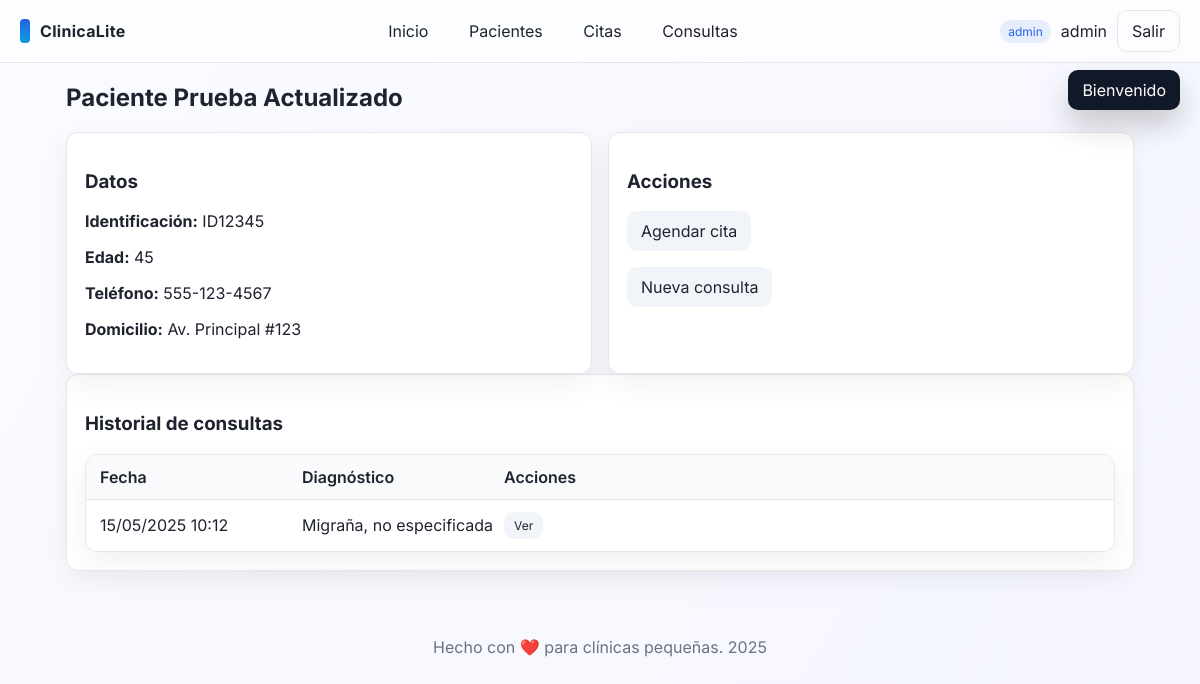
/consultorio_clinico_app/public/pacientes/ver.php?id=1 (signed in), run on the app's committed database.
### tables this page shows
CREATE TABLE `paciente` (
  `paciente_id` int(11) NOT NULL,
  `nombre` varchar(100) DEFAULT NULL,
  `fecha_nacimiento` date DEFAULT NULL,
  `telefono` varchar(20) DEFAULT NULL,
  `domicilio` text DEFAULT NULL,
  `ocupacion` varchar(100) DEFAULT NULL,
  `escolaridad` varchar(100) DEFAULT NULL,
  `nombre_responsable` varchar(100) DEFAULT NULL,
  `telefono_responsable` varchar(20) DEFAULT NULL,
  `anonim` tinyint(1) NOT NULL DEFAULT 0,
  `creado_en` datetime NOT NULL DEFAULT current_timestamp(),
  `creado_por` int(11) DEFAULT NULL,
  `modificado_en` datetime DEFAULT NULL ON UPDATE current_timestamp(),
  `modificado_por` int(11) DEFAULT NULL,
  `identificacion` varchar(30) DEFAULT NULL,
  `edad` int(11) GENERATED ALWAYS AS (timestampdiff(YEAR,`fecha_nacimiento`,curdate())) VIRTUAL
);

CREATE TABLE `diagnostico` (
  `diagnostico_id` int(11) NOT NULL,
  `consulta_id` int(11) NOT NULL,
  `codigo_icd10` varchar(10) DEFAULT NULL,
  `descripcion` text NOT NULL,
  `creado_en` datetime NOT NULL DEFAULT current_timestamp(),
  `creado_por` int(11) DEFAULT NULL
);

CREATE TABLE `consulta` (
  `consulta_id` int(11) NOT NULL,
  `paciente_id` int(11) NOT NULL,
  `fecha_consulta` datetime NOT NULL,
  `motivo` text DEFAULT NULL,
  `historia_actual` text DEFAULT NULL,
  `creado_en` datetime NOT NULL DEFAULT current_timestamp(),
  `creado_por` int(11) DEFAULT NULL,
  `modificado_en` datetime DEFAULT NULL ON UPDATE current_timestamp(),
  `modificado_por` int(11) DEFAULT NULL
);

### consultorio_clinico_app/includes/utils.php (called while the page is built, shortened)
<?php
function e($str) { return htmlspecialchars((string)$str, ENT_QUOTES, 'UTF-8'); }
?>

### consultorio_clinico_app/public/pacientes/ver.php (the view, shortened to what this page needs)
<?php
$pdo = get_pdo();
$id = (int)input('id');
$stmt = $pdo->prepare('SELECT * FROM paciente WHERE paciente_id = ?');
$stmt->execute([$id]);
$p = $stmt->fetch();
$histStmt = $pdo->prepare('SELECT c.consulta_id, c.fecha_consulta, d.descripcion as dx FROM consulta c LEFT JOIN diagnostico d ON d.consulta_id = c.consulta_id WHERE c.paciente_id = ? ORDER BY c.fecha_consulta DESC');
$histStmt->execute([$id]);
$hist = $histStmt->fetchAll();
include __DIR__ . '/../partials/header.php';
include __DIR__ . '/../partials/nav.php';
?>
<section>
  <h2><?= e($p['nombre']) ?></h2>
  <div class="grid two">
    <div class="card">
      <h3>Datos</h3>
      <p><strong>Identificación:</strong> <?= e($p['identificacion'] ?? '-') ?></p>
      <p><strong>Edad:</strong> <?= e($p['edad'] ?? '-') ?></p>
      <p><strong>Teléfono:</strong> <?= e($p['telefono'] ?? '-') ?></p>
      <p><strong>Domicilio:</strong> <?= e($p['domicilio'] ?? '-') ?></p>
    </div>
    <div class="card">
      <h3>Acciones</h3>
      <p><a class="btn" href="../citas/nueva.php?paciente_id=<?= e($p['paciente_id']) ?>">Agendar cita</a></p>
      <p><a class="btn" href="../consultas/nueva.php?paciente_id=<?= e($p['paciente_id']) ?>">Nueva consulta</a></p>
    </div>
  </div>
  <div class="card">
    <h3>Historial de consultas</h3>
    <?php if (!$hist): ?>
      <p class="muted">Sin consultas registradas.</p>
    <?php else: ?>
      <div class="table">
        <div class="row head">
          <div>Fecha</div>
          <div>Diagnóstico</div>
          <div>Acciones</div>
        </div>
        <?php foreach ($hist as $c): ?>
          <div class="row">
            <div><?= e(date('d/m/Y H:i', strtotime($c['fecha_consulta']))) ?></div>
            <div><?= e($c['dx'] ?? '-') ?></div>
            <div><a class="btn btn-sm" href="../consultas/ver.php?id=<?= e($c['consulta_id']) ?>">Ver</a></div>
          </div>
        <?php endforeach; ?>
      </div>
    <?php endif; ?>
  </div>
</section>
<?php include __DIR__ . '/../partials/footer.php'; ?>

### consultorio_clinico_app/public/assets/css/styles.css (style rules this page uses)
:root { --bg: #f7f7fb; --card: #ffffff; --text: #1f2330; --muted: #6b7280; --primary: #2563eb; --primary-600: #1d4ed8; --secondary: #0ea5e9; --danger: #ef4444; --success: #16a34a; --border: #e5e7eb; --radius: 12px; --shadow: 0 10px 30px rgba(0,0,0,0.06); }
* { box-sizing: border-box; }
html, body { height: 100%; }
body { margin: 0; font-family: Inter, system-ui, -apple-system, Segoe UI, Roboto, 'Helvetica Neue', Arial, 'Noto Sans', 'Liberation Sans', sans-serif; color: var(--text); background: linear-gradient(120deg, #f9fbff, #f6f7ff); }
.btn { appearance: none; border: none; border-radius: 10px; padding: 10px 14px; background: #f1f5f9; color: var(--text); cursor: pointer; transition: transform .1s ease, background .2s; text-decoration: none; display: inline-block; }
.btn-sm { padding: 6px 10px; font-size: 12px; }
.grid { display: grid; gap: 16px; grid-template-columns: repeat(3, 1fr); }
.grid.two { grid-template-columns: repeat(2, 1fr); }
.card { background: var(--card); border: 1px solid var(--border); border-radius: var(--radius); box-shadow: var(--shadow); padding: 18px; }
.table { width: 100%; border: 1px solid var(--border); border-radius: 12px; overflow: hidden; background: var(--card); box-shadow: var(--shadow); }
.row { display: grid; grid-template-columns: repeat(5, 1fr); gap: 10px; padding: 12px 14px; border-bottom: 1px solid var(--border); align-items: center; }
.row.head { background: #f8fafc; font-weight: 600; }
.row:last-child { border-bottom: 0; }

### data on the page
paciente: nombre "Paciente Prueba Actualizado", identificacion "ID12345", edad "45", telefono "555-123-4567", domicilio "Av. Principal #123"
diagnostico: consulta.fecha_consulta "15/05/2025 10:12", descripcion "Migraña, no especificada"

### other printed values
$m "Bienvenido"
APP_NAME "ClinicaLite"
$user['rol'] "admin"
$user['username'] "admin"
